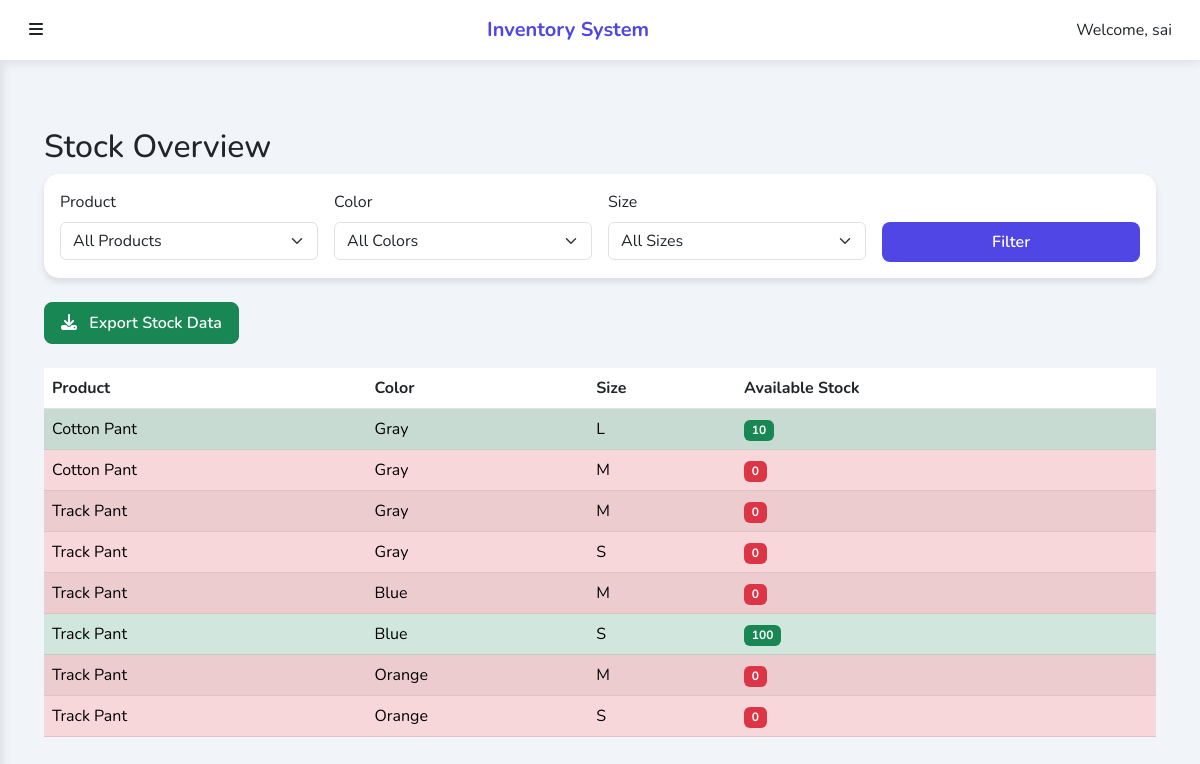
Screenshot of / (signed in) with the database file from the repository.
### Inventory/models.py (models this page shows, shortened)
class Product(models.Model):
    name = models.CharField(max_length=100)
    description = models.TextField(blank=True)
    created_at = models.DateTimeField(auto_now_add=True)
    updated_at = models.DateTimeField(auto_now=True)
    colors = models.ManyToManyField(Color)
    sizes = models.ManyToManyField(Size)

class Color(models.Model):
    name = models.CharField(max_length=50, unique=True)

class Size(models.Model):
    name = models.CharField(max_length=10, unique=True)

### Inventory/views.py (the view)
# urls.py: path('', login_required(views.dashboard), name='dashboard'),
@login_required
def dashboard(request):
    try:
        product_id = int(request.GET.get('product')) if request.GET.get('product') else None
        color_id = int(request.GET.get('color')) if request.GET.get('color') else None
        size_id = int(request.GET.get('size')) if request.GET.get('size') else None
        stock_data = []
        products = Product.objects.all()
        if product_id:
            products = products.filter(id=product_id)
        for product in products:
            colors = product.colors.all()
            if color_id:
                colors = colors.filter(id=color_id)
            for color in colors:
                sizes = product.sizes.all()
                if size_id:
                    sizes = sizes.filter(id=size_id)
                for size in sizes:
                    stock = Stock.objects.filter(
                        product=product,
                        color=color,
                        size=size
                    ).first()
                    current_qty = stock.quantity if stock else 0
                    stock_data.append({
                        'product': product,
                        'color': color,
                        'size': size,
                        'quantity': current_qty,
                        'status': 'danger' if current_qty == 0 else 'warning' if current_qty < 10 else 'success'
                    })
        context = {
            'stocks': stock_data,
            'products': Product.objects.all(),
            'colors': Color.objects.all(),
            'sizes': Size.objects.all(),
            'selected_product': product_id,
            'selected_color': color_id,
            'selected_size': size_id,
        }
        return render(request, 'dashboard.html', context)
    except Exception as e:
        print(f"Error in dashboard: {str(e)}")
        messages.error(request, f'Error loading dashboard: {str(e)}')
        return render(request, 'dashboard.html', {'stocks': []})

### Inventory/templates/dashboard.html (shortened to what this page needs)
{% extends 'base.html' %}
{% block content %}
<div class="container mt-4">
    <h2>Stock Overview</h2>
    <div class="card mb-4">
        <div class="card-body">
            <form method="get" class="row g-3">
                <div class="col-md-3">
                    <label class="form-label">Product</label>
                    <select name="product" class="form-select">
                        <option value="">All Products</option>
                    </select>
                </div>
                <div class="col-md-3">
                    <label class="form-label">Color</label>
                    <select name="color" class="form-select">
                        <option value="">All Colors</option>
                    </select>
                </div>
                <div class="col-md-3">
                    <label class="form-label">Size</label>
                    <select name="size" class="form-select">
                        <option value="">All Sizes</option>
                    </select>
                </div>
                <div class="col-md-3">
                    <label class="form-label">&nbsp;</label>
                    <button type="submit" class="btn btn-primary w-100">Filter</button>
                </div>
            </form>
        </div>
    </div>
    <div class="mb-4">
        <a href="{% url 'export_stock' %}?product={{ selected_product }}&color={{ selected_color }}&size={{ selected_size }}"
            class="btn btn-success">
            <i class="fas fa-download me-2"></i> Export Stock Data
        </a>
    </div>
    <div class="table-responsive">
        <table class="table table-striped">
            <thead>
                <tr>
                    <th>Product</th>
                    <th>Color</th>
                    <th>Size</th>
                    <th>Available Stock</th>
                </tr>
            </thead>
            <tbody>
                {% for stock in stocks %}
                <tr class="table-{{ stock.status }}">
                    <td>{{ stock.product.name }}</td>
                    <td>{{ stock.color.name }}</td>
                    <td>{{ stock.size.name }}</td>
                    <td>
                        {% if stock.status == 'danger' %}
                            <span class="badge bg-danger">{{ stock.quantity }}</span>
                        {% elif stock.status == 'warning' %}
                            <span class="badge bg-warning text-dark">{{ stock.quantity }}</span>
                        {% else %}
                            <span class="badge bg-success">{{ stock.quantity }}</span>
                        {% endif %}
                    </td>
                </tr>
                {% empty %}
                <tr>
                    <td colspan="4" class="text-center">No stock data available</td>
                </tr>
                {% endfor %}
            </tbody>
        </table>
    </div>
</div>
{% endblock %}

### Inventory/templates/base.html (shortened to what this page needs)
<!DOCTYPE html>
<html lang="en">
<head>
    <link href="https://cdn.jsdelivr.net/npm/bootstrap@5.3.0/dist/css/bootstrap.min.css" rel="stylesheet">
    <link href="https://cdnjs.cloudflare.com/ajax/libs/font-awesome/6.4.0/css/all.min.css" rel="stylesheet">
    <link href="https://cdnjs.cloudflare.com/ajax/libs/animate.css/4.1.1/animate.min.css" rel="stylesheet">
</head>
<body>
    <nav class="navbar navbar-expand-lg navbar-light fixed-top">
        <div class="container-fluid">
            <button id="sidebarToggle" class="btn">
                <i class="fas fa-bars"></i>
            </button>
            <a class="navbar-brand ms-3" href="#">Inventory System</a>
            <div class="d-flex align-items-center">
                <span class="me-3">Welcome, {{ user.username }}</span>
            </div>
        </div>
    </nav>
    <div class="main-content animate-fade-in">
        <div class="container-fluid mt-5">
            {% block content %}{% endblock %}
        </div>
    </div>
</body>
</html>

### Inventory/templates/base.html (style rules this page uses)
:root { --primary-color: #4f46e5; --secondary-color: #818cf8; --dark-color: #1e293b; --light-color: #f1f5f9; --success-color: #22c55e; --danger-color: #ef4444; --warning-color: #f59e0b; }
body { font-family: 'Nunito', sans-serif; background: var(--light-color); padding-top: 60px; }
.navbar { background: white; box-shadow: 0 2px 10px rgba(0, 0, 0, 0.1); z-index: 1030; height: 60px; }
.navbar-brand { font-weight: 700; color: var(--primary-color); }
.main-content { margin-left: 0px; padding: 20px; transition: all 0.3s ease; min-height: calc(100vh - 60px); }
.card { border: none; border-radius: 15px; box-shadow: 0 4px 6px rgba(0, 0, 0, 0.1); transition: all 0.3s; background: white; }
.btn { border-radius: 8px; padding: 8px 16px; font-weight: 600; transition: all 0.3s; }
.btn-primary { background: var(--primary-color); border: none; }
.animate-fade-in { animation: fadeIn 0.5s ease-in-out; }

### rows the page displays
Product: product.name "Cotton Pant", color.name "Gray", size.name "L", quantity "10", size.name "M", quantity "0"
Product: product.name "Track Pant", color.name "Gray", size.name "M", quantity "0", size.name "S", color.name "Blue", quantity "100", color.name "Orange"

### other values shown
{{ user.username }} "sai"
